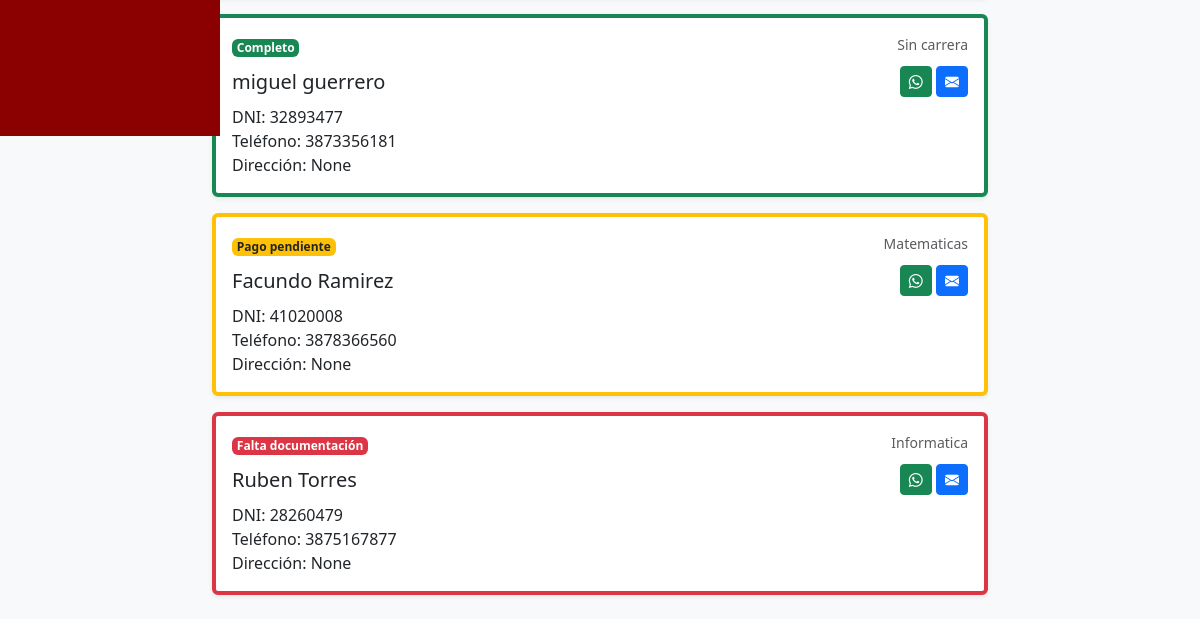
The app's page /home/ (signed in, lower part), older data.
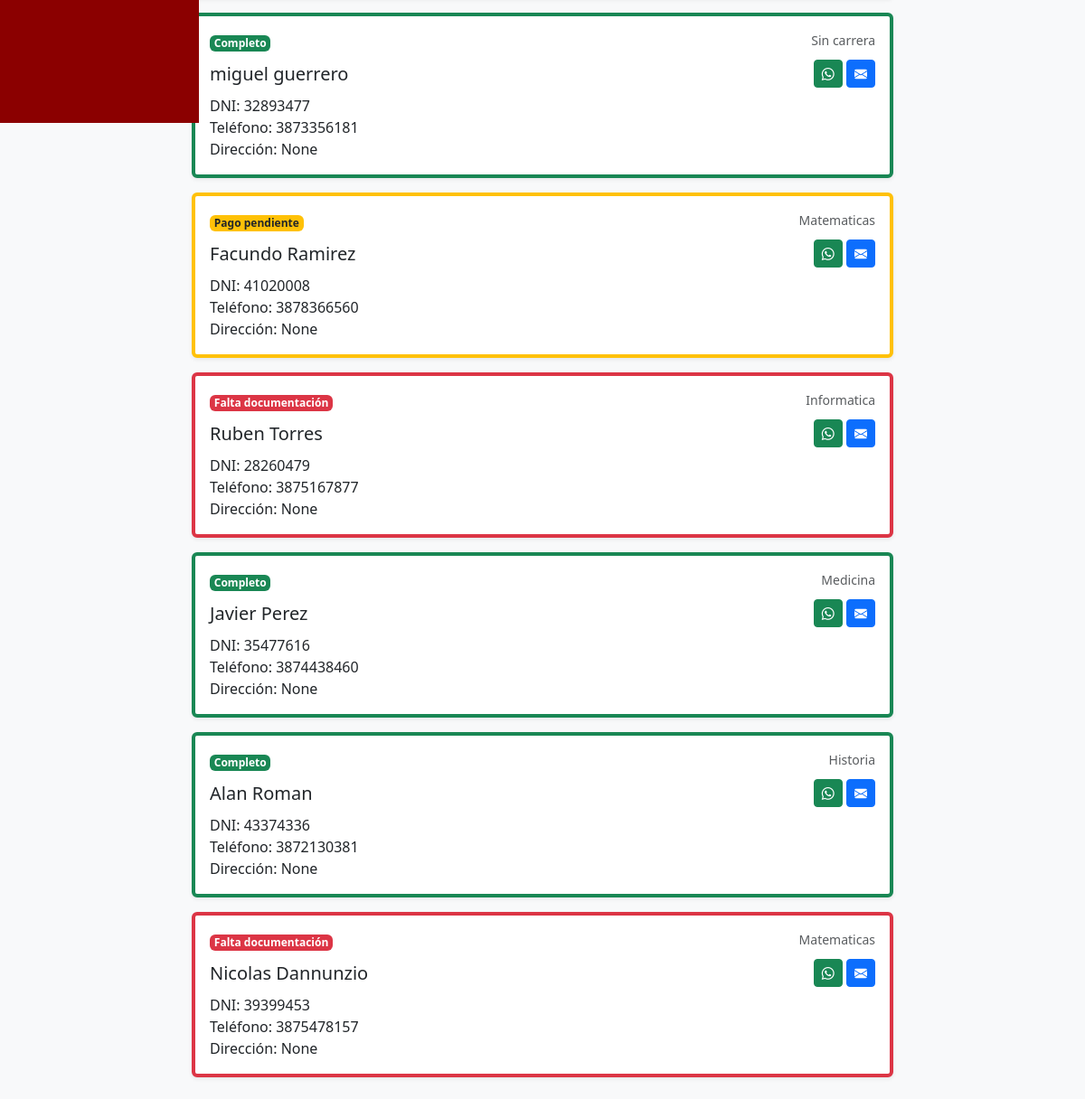
The same page, newer data.
### mensajes/models.py (models this page shows, shortened)
class PerfilAlumno(models.Model):
    user = models.OneToOneField(User, on_delete=models.CASCADE)
    dni = models.CharField(max_length=20, unique=True)
    telefono = models.CharField(max_length=20, blank=True, null=True)
    direccion = models.CharField(max_length=200, blank=True, null=True)
    carrera = models.ForeignKey(Carrera, on_delete=models.SET_NULL, blank=True, null=True)
    estado_documentacion = models.BooleanField(default=True)  # True = completa, False = faltante
    estado_pago = models.BooleanField(default=True)  # True = al día, False = pendiente

class Carrera(models.Model):
    MODALIDAD_CHOICES = (
        ('Presencial', 'Presencial'),
        ('A distancia', 'A distancia'),
    )
    NOMBRE_CHOICES = (
        ('Historia', 'Historia'),
        ('Matematicas', 'Matemáticas'),
        ('Informatica', 'Informática'),
        ('Medicina', 'Medicina'),
    )
    nombre = models.CharField(max_length=100, choices=NOMBRE_CHOICES)
    modalidad = models.CharField(max_length=20, choices=MODALIDAD_CHOICES)
    descripcion = models.TextField(blank=True, null=True)

### mensajes/views.py (the view)
# urls.py: path('home/',views.listar_alumnos, name='alumnos_lista'),
@login_required
def listar_alumnos(request):
    alumnos = PerfilAlumno.objects.select_related('user', 'carrera').all()
    return render(request, 'mensajes/interfaz.html', {'alumnos': alumnos})

### mensajes/templates/mensajes/interfaz.html (shortened to what this page needs)
<!DOCTYPE html>
<html lang="es">
<head>
    <link href="https://cdn.jsdelivr.net/npm/bootstrap@5.3.3/dist/css/bootstrap.min.css" rel="stylesheet">
    <link rel="stylesheet" href="https://cdn.jsdelivr.net/npm/bootstrap-icons@1.11.3/font/bootstrap-icons.min.css">
</head>
<body style="padding-top: 70px;">
    {% include "mensajes/sidebar.html" %}
    <main class="d-flex justify-content-center align-items-start p-4">
        <div class="container text-center">
            {% if user.is_staff %}
                <div id="alumnos-container" class="d-flex flex-column gap-3">
                    {% for alumno in alumnos %}
                        <div
                            class="alumno-card card border-start border-4 {% if not alumno.estado_pago %}border-warning{% elif not alumno.estado_documentacion %}border-danger{% else %}border-success{% endif %} shadow-sm"
                            data-estado-pago="{{ alumno.estado_pago|yesno:'completo,pago_pendiente' }}"
                            data-estado-doc="{{ alumno.estado_documentacion|yesno:'completo,falta_documentacion' }}"
                            data-alumno-id="{{ alumno.id }}"
                            data-user-id="{{ alumno.user.id }}"
                        >
                            <div class="card-body text-start">
                                <div class="d-flex justify-content-between mb-2">
                                    <div>
                                        {% if not alumno.estado_pago %}
                                            <span class="badge bg-warning text-dark">Pago pendiente</span>
                                        {% elif not alumno.estado_documentacion %}
                                            <span class="badge bg-danger">Falta documentación</span>
                                        {% else %}
                                            <span class="badge bg-success">Completo</span>
                                        {% endif %}
                                    </div>
                                    <small class="text-muted">
                                        {% if alumno.carrera %}{{ alumno.carrera.nombre }}{% else %}Sin carrera{% endif %}
                                    </small>
                                </div>
                                <div class="d-flex justify-content-between align-items-center">
                                    <h5 class="card-title mb-0">{{ alumno.user.first_name }} {{ alumno.user.last_name }}</h5>
                                    <div class="contact-icons">
                                        {% if alumno.telefono %}
                                        <button class="btn btn-success btn-sm send-whatsapp" data-alumno-id="{{ alumno.id }}" data-nombre="{{ alumno.user.first_name }}" data-telefono="{{ alumno.telefono }}" title="Enviar WhatsApp">
                                            <i class="bi bi-whatsapp"></i>
                                        </button>
                                        {% endif %}
                                        {% if alumno.user.email %}
                                        <button class="btn btn-primary btn-sm send-email" data-alumno-id="{{ alumno.id }}" data-nombre="{{ alumno.user.first_name }}" data-email="{{ alumno.user.email }}" title="Enviar correo">
                                            <i class="bi bi-envelope-fill"></i>
                                        </button>
                                        {% endif %}
                                    </div>
                                </div>
                                <p class="card-text mt-2">
                                    DNI: <span class="alumno-dni">{{ alumno.dni }}</span><br>
                                    Teléfono: {{ alumno.telefono }}<br>
                                    Dirección: {{ alumno.direccion }}
                                </p>
                            </div>
                        </div>
                    {% endfor %}
                </div>
            {% endif %}
        </div>
    </main>
</body>
</html>

### mensajes/templates/mensajes/navbar.html (shortened to what this page needs)
{% load static %}

### mensajes/templates/mensajes/sidebar.html (shortened to what this page needs)
<div class="sidebar">
</div>

### mensajes/templates/mensajes/interfaz.html (style rules this page uses)
body { background-color: #f8f9fa; }
main { min-height: 100vh; }
.container { max-width: 800px; }

### mensajes/templates/mensajes/navbar.html (style rules this page uses)
.badge { padding: 0.25em 0.4em; }

### mensajes/templates/mensajes/sidebar.html (style rules this page uses)
.sidebar { position: fixed; top: 56px; left: 0; width: 220px; height: calc(100vh - 56px); background-color: #8B0000; color: #fff; display: flex; flex-direction: column; padding-top: 1rem; z-index: 1000; overflow-y: auto; }

Row changes from the older to the newer data that the page shows:
added PerfilAlumno: estado_pago "Completo", carrera.nombre "Medicina", user.first_name "Javier", user.last_name "Perez", dni "35477616", telefono "3874438460", direccion "None"
added PerfilAlumno: estado_pago "Completo", carrera.nombre "Historia", user.first_name "Alan", user.last_name "Roman", dni "43374336", telefono "3872130381", direccion "None"
added PerfilAlumno: estado_pago "Falta documentación", carrera.nombre "Matematicas", user.first_name "Nicolas", user.last_name "Dannunzio", dni "39399453", telefono "3875478157", direccion "None"
